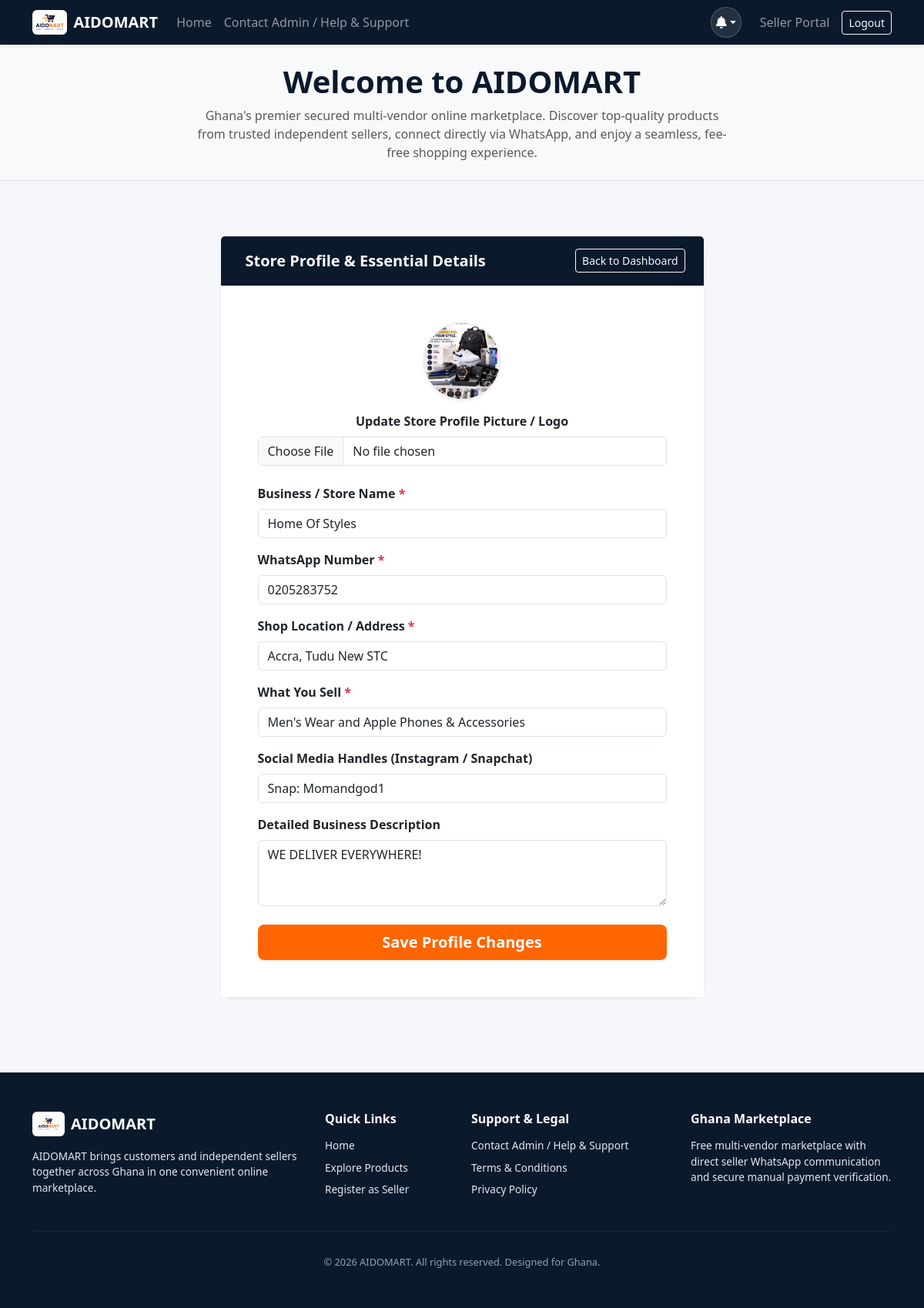
/seller/profile (signed in), run on the app's committed database.
### app.py (models this page shows)
class SellerProfile(db.Model):
    __tablename__ = 'seller_profiles'
    id = db.Column(db.Integer, primary_key=True)
    user_id = db.Column(db.Integer, db.ForeignKey('users.id'), nullable=False)
    business_name = db.Column(db.String(150), nullable=False)
    business_description = db.Column(db.Text, nullable=True)
    whatsapp_number = db.Column(db.String(30), nullable=False)
    shop_location = db.Column(db.String(255), nullable=True)
    what_they_sell = db.Column(db.String(255), nullable=True)
    social_handles = db.Column(db.String(255), nullable=True)
    profile_image = db.Column(db.String(255), nullable=True, default='image/branding/favicon.png')
    application_status = db.Column(db.String(30), default='Pending Review')
    is_verified = db.Column(db.Boolean, default=False)
    created_at = db.Column(db.DateTime, default=datetime.utcnow)
    momo_provider = db.Column(db.String(50), nullable=True)
    momo_account_name = db.Column(db.String(150), nullable=True)
    momo_number = db.Column(db.String(30), nullable=True)
    momo_instructions = db.Column(db.Text, nullable=True)
    bank_name = db.Column(db.String(150), nullable=True)
    bank_account_name = db.Column(db.String(150), nullable=True)
    bank_account_number = db.Column(db.String(50), nullable=True)
    bank_branch = db.Column(db.String(150), nullable=True)
    bank_instructions = db.Column(db.Text, nullable=True)
    other_payment_info = db.Column(db.Text, nullable=True)
    is_payment_active = db.Column(db.Boolean, default=True)
    products = db.relationship('Product', backref='seller_profile_ref', cascade='all, delete-orphan')

### app.py (the view, shortened to what this page needs)
@app.route('/seller/profile', methods=['GET', 'POST'])
@login_required
def seller_profile_settings():
    if current_user.role != 'seller' or not current_user.seller_profile:
        flash('Access denied.', 'warning')
        return redirect(url_for('index'))
    seller = current_user.seller_profile
    return render_template('seller_profile.html', seller=seller)

### app.py (called while the page is built)
@login_manager.user_loader
def load_user(user_id):
    return User.query.get(int(user_id))

### templates/seller_profile.html (shortened to what this page needs)
{% extends 'base.html' %}
{% block content %}
<div class="container py-5">
    <div class="row justify-content-center">
        <div class="col-md-8 col-lg-7">
            <div class="card shadow-sm border-0 rounded-4">
                <div class="card-header text-white py-3 px-4 d-flex justify-content-between align-items-center" style="background-color: #0B192C;">
                    <h5 class="mb-0 fw-bold"> Store Profile & Essential Details</h5>
                    <a href="{{ url_for('seller_dashboard') }}" class="btn btn-sm btn-outline-light">Back to Dashboard</a>
                </div>
                <div class="card-body p-4 p-md-5 bg-white">
                    <form method="POST" action="{{ url_for('seller_profile_settings') }}" enctype="multipart/form-data">
                        <div class="text-center mb-4">
                            <img src="{{ url_for('static', filename=seller.profile_image) if seller.profile_image else url_for('static', filename='image/branding/favicon.png') }}" alt="Store Logo" class="rounded-circle border shadow-sm mb-3" style="width: 100px; height: 100px; object-fit: cover;">
                            <div>
                                <label for="profile_image" class="form-label fw-semibold text-dark">Update Store Profile Picture / Logo</label>
                                <input type="file" class="form-control" id="profile_image" name="profile_image" accept="image/*">
                            </div>
                        </div>
                        <div class="mb-3">
                            <label class="form-label fw-semibold text-dark">Business / Store Name <span class="text-danger">*</span></label>
                            <input type="text" class="form-control" name="business_name" value="{{ seller.business_name }}" required>
                        </div>
                        <div class="mb-3">
                            <label class="form-label fw-semibold text-dark">WhatsApp Number <span class="text-danger">*</span></label>
                            <input type="text" class="form-control" name="whatsapp_number" value="{{ seller.whatsapp_number }}" required>
                        </div>
                        <div class="mb-3">
                            <label class="form-label fw-semibold text-dark">Shop Location / Address <span class="text-danger">*</span></label>
                            <input type="text" class="form-control" name="shop_location" value="{{ seller.shop_location }}" placeholder="e.g. Tud new stc station" required>
                        </div>
                        <div class="mb-3">
                            <label class="form-label fw-semibold text-dark">What You Sell <span class="text-danger">*</span></label>
                            <input type="text" class="form-control" name="what_they_sell" value="{{ seller.what_they_sell }}" placeholder="e.g. men's wear and Apple product" required>
                        </div>
                        <div class="mb-3">
                            <label class="form-label fw-semibold text-dark">Social Media Handles (Instagram / Snapchat)</label>
                            <input type="text" class="form-control" name="social_handles" value="{{ seller.social_handles }}" placeholder="e.g. Snap: momandgod0">
                        </div>
                        <div class="mb-4">
                            <label class="form-label fw-semibold text-dark">Detailed Business Description</label>
                            <textarea class="form-control" name="business_description" rows="3" placeholder="Tell buyers more about your store policies...">{{ seller.business_description }}</textarea>
                        </div>
                        <button type="submit" class="btn btn-lg w-100 fw-bold text-white shadow-sm" style="background-color: #FF6500; border: none;">
                            Save Profile Changes
                        </button>
                    </form>
                </div>
            </div>
        </div>
    </div>
</div>
{% endblock %}

### static/css/style.css (style rules this page uses)
:root { --primary-navy: #0B192C; --accent-orange: #FF6500; --light-bg: #F5F7FA; --text-dark: #1E293B; }
body { font-family: 'Segoe UI', Tahoma, Geneva, Verdana, sans-serif; background-color: var(--light-bg); color: var(--text-dark); margin: 0; padding: 0; }

### data on the page
SellerProfile: profile_image (picture), business_name "Home Of Styles", whatsapp_number "0205283752", shop_location "Accra, Tudu New STC", what_they_sell "Men's Wear and Apple Phones & Accessories", social_handles "Snap: Momandgod1", business_description "WE DELIVER EVERYWHERE!"
